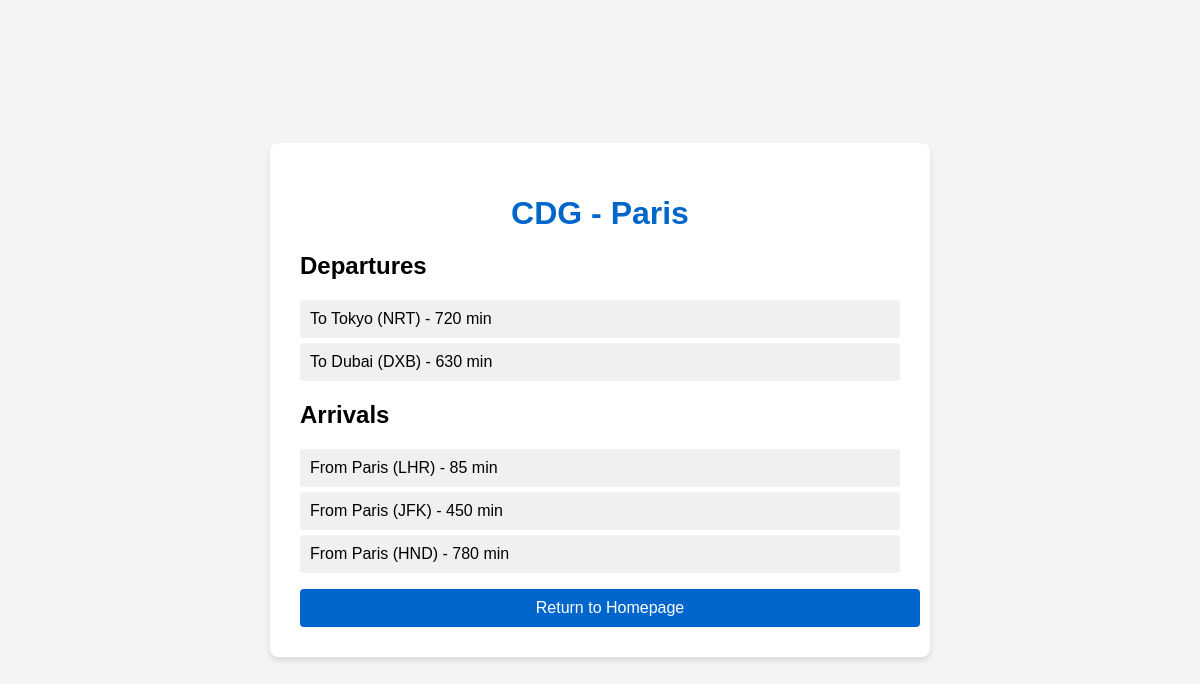
Screenshot of /airport/CDG/ with the database file from the repository.
### flights/models.py (models this page shows, shortened)
class Airport(models.Model):
    code = models.CharField(max_length=3, unique=True)
    city = models.CharField(max_length=100)

class Flight(models.Model):
    origin = models.ForeignKey(
        Airport,
        on_delete=models.CASCADE,
        related_name='departing_flights'
    )
    destination = models.ForeignKey(
        Airport,
        on_delete=models.CASCADE,
        related_name='arriving_flights'
    )
    duration = models.IntegerField(help_text="Flight duration in minutes")
    capacity = models.IntegerField(default=180)

### flights/views.py (the view)
# urls.py: path('airport/<str:airport_code>/', views.airport_detail, name='airport_detail'),
def airport_detail(request, airport_code):
    airport = get_object_or_404(Airport, code=airport_code)
    departing_flights = airport.departing_flights.all()
    arriving_flights = airport.arriving_flights.all()
    return render(request, 'flights/airport_detail.html', {
        'airport': airport,
        'departing_flights': departing_flights,
        'arriving_flights': arriving_flights
    })

### flights/templates/flights/airport_detail.html (shortened to what this page needs)
{% load static %}
<!DOCTYPE html>
<html lang="en">
<head>
    <link rel="stylesheet" href="{% static 'css/styles.css' %}">
</head>
<body>
    <div class="container">
        <h1>{{ airport.code }} - {{ airport.city }}</h1>
        <div class="airport-flights">
            <h2>Departures</h2>
            <ul>
                {% for flight in departing_flights %}
                    <li>To {{ flight.destination.city }} ({{ flight.destination.code }}) - {{ flight.duration }} min</li>
                {% empty %}
                    <li>No departing flights</li>
                {% endfor %}
            </ul>
            <h2>Arrivals</h2>
            <ul>
                {% for flight in arriving_flights %}
                    <li>From {{ flight.destination.city }} ({{ flight.origin.code }}) - {{ flight.duration }} min</li>
                {% empty %}
                    <li>No arriving flights</li>
                {% endfor %}
            </ul>
        </div>
        <a href="{% url 'index' %}" class="home-button">Return to Homepage</a>
    </div>
</body>
</html>

### flights/static/css/styles.css (style rules this page uses)
body { font-family: Arial, sans-serif; background-color: #f4f4f4; margin: 0; padding: 0; display: flex; justify-content: center; align-items: center; min-height: 100vh; }
.container { background-color: white; border-radius: 8px; box-shadow: 0 4px 6px rgba(0, 0, 0, 0.1); padding: 30px; width: 100%; max-width: 600px; }
h1 { color: #0066cc; text-align: center; margin-bottom: 20px; }
.submit-button, .home-button, .book-button, .back-button { display: block; width: 100%; padding: 10px; background-color: #0066cc; color: white; border: none; border-radius: 4px; text-align: center; text-decoration: none; margin-top: 10px; }
.airport-flights ul { list-style-type: none; padding: 0; }
.airport-flights li { background-color: #f0f0f0; margin: 5px 0; padding: 10px; border-radius: 4px; }

### rows the page displays
Airport: code "CDG", city "Paris"
Flight: destination.city "Tokyo", destination.code "NRT", duration "720"
Flight: destination.city "Dubai", destination.code "DXB", duration "630"
Flight: destination.city "Paris", origin.code "LHR", duration "85"
Flight: destination.city "Paris", origin.code "JFK", duration "450"
Flight: destination.city "Paris", origin.code "HND", duration "780"
